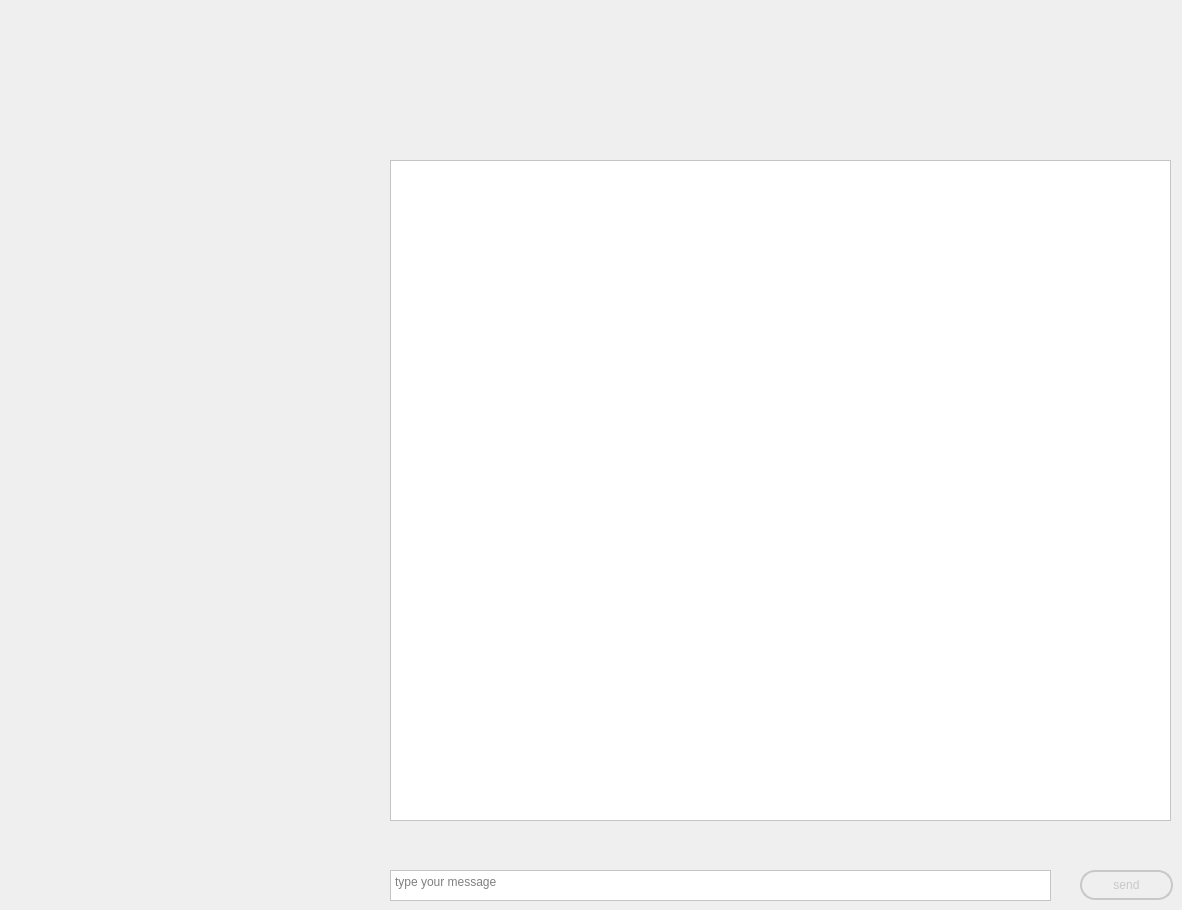
   <widget class="QWidget" name="chatterbox">
    <property name="styleSheet">
     <string notr="true">QPushButton 
{
		background-color : rgba(125,125,125,0);
		color : rgba(200,200,200,255);
		border: 2px solid rgba(200,200,200,255);
    	border-radius: 15px;
}
</string>
    </property>
    <widget class="QTextEdit" name="textEdit_2">
     <property name="geometry">
      <rect>
       <x>390</x>
       <y>160</y>
       <width>781</width>
       <height>661</height>
      </rect>
     </property>
     <property name="styleSheet">
      <string notr="true">background : white; 
color : black;</string>
     </property>
     <property name="sizeAdjustPolicy">
      <enum>QAbstractScrollArea::AdjustIgnored</enum>
     </property>
     <property name="readOnly">
      <bool>true</bool>
     </property>
    </widget>
    <widget class="QPushButton" name="pushButton_13">
     <property name="geometry">
      <rect>
       <x>1080</x>
       <y>870</y>
       <width>93</width>
       <height>30</height>
      </rect>
     </property>
     <property name="text">
      <string>send</string>
     </property>
    </widget>
    <widget class="QTextEdit" name="textEdit_3">
     <property name="geometry">
      <rect>
       <x>390</x>
       <y>870</y>
       <width>661</width>
       <height>31</height>
      </rect>
     </property>
     <property name="styleSheet">
      <string notr="true">background : white; 
color : black;</string>
     </property>
     <property name="placeholderText">
      <string>type your message</string>
     </property>
    </widget>
   </widget>
